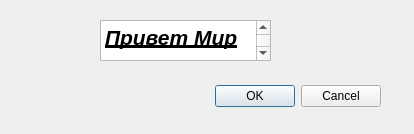
<?xml version="1.0" encoding="UTF-8"?>
<ui version="4.0">
 <class>Dialog</class>
 <widget class="QDialog" name="Dialog">
  <property name="geometry">
   <rect>
    <x>0</x>
    <y>0</y>
    <width>414</width>
    <height>134</height>
   </rect>
  </property>
  <property name="windowTitle">
   <string>Dialog</string>
  </property>
  <widget class="QDialogButtonBox" name="buttonBox">
   <property name="geometry">
    <rect>
     <x>40</x>
     <y>80</y>
     <width>341</width>
     <height>32</height>
    </rect>
   </property>
   <property name="orientation">
    <enum>Qt::Horizontal</enum>
   </property>
   <property name="standardButtons">
    <set>QDialogButtonBox::Cancel|QDialogButtonBox::Ok</set>
   </property>
  </widget>
  <widget class="QTextEdit" name="textEdit">
   <property name="geometry">
    <rect>
     <x>100</x>
     <y>20</y>
     <width>171</width>
     <height>41</height>
    </rect>
   </property>
   <property name="html">
    <string>&lt;!DOCTYPE HTML PUBLIC &quot;-//W3C//DTD HTML 4.0//EN&quot; &quot;http://www.w3.org/TR/REC-html40/strict.dtd&quot;&gt;
&lt;html&gt;&lt;head&gt;&lt;meta name=&quot;qrichtext&quot; content=&quot;1&quot; /&gt;&lt;style type=&quot;text/css&quot;&gt;
p, li { white-space: pre-wrap; }
&lt;/style&gt;&lt;/head&gt;&lt;body style=&quot; font-family:'MS Shell Dlg 2'; font-size:7.8pt; font-weight:400; font-style:normal;&quot;&gt;
&lt;p style=&quot; margin-top:0px; margin-bottom:0px; margin-left:0px; margin-right:0px; -qt-block-indent:0; text-indent:0px;&quot;&gt;&lt;span style=&quot; font-size:16pt; font-weight:600; font-style:italic; text-decoration: underline;&quot;&gt;Привет Мир&lt;/span&gt;&lt;/p&gt;
&lt;p style=&quot;-qt-paragraph-type:empty; margin-top:0px; margin-bottom:0px; margin-left:0px; margin-right:0px; -qt-block-indent:0; text-indent:0px; font-size:16pt; font-weight:600; font-style:italic; text-decoration: underline;&quot;&gt;&lt;br /&gt;&lt;/p&gt;&lt;/body&gt;&lt;/html&gt;</string>
   </property>
  </widget>
 </widget>
 <resources/>
 <connections>
  <connection>
   <sender>buttonBox</sender>
   <signal>accepted()</signal>
   <receiver>Dialog</receiver>
   <slot>accept()</slot>
   <hints>
    <hint type="sourcelabel">
     <x>248</x>
     <y>254</y>
    </hint>
    <hint type="destinationlabel">
     <x>157</x>
     <y>274</y>
    </hint>
   </hints>
  </connection>
  <connection>
   <sender>buttonBox</sender>
   <signal>rejected()</signal>
   <receiver>Dialog</receiver>
   <slot>reject()</slot>
   <hints>
    <hint type="sourcelabel">
     <x>316</x>
     <y>260</y>
    </hint>
    <hint type="destinationlabel">
     <x>286</x>
     <y>274</y>
    </hint>
   </hints>
  </connection>
 </connections>
</ui>
